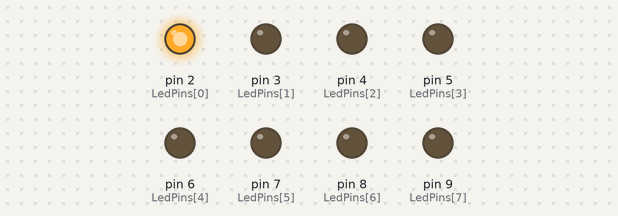
Bench run of a sketch on a simulated Arduino Uno, built with avr-gcc and run on an emulated ATmega328P. On the bench: output pins drawn as LEDs (lit = HIGH).

Above: at 0.05 s.
At 0.75 s:
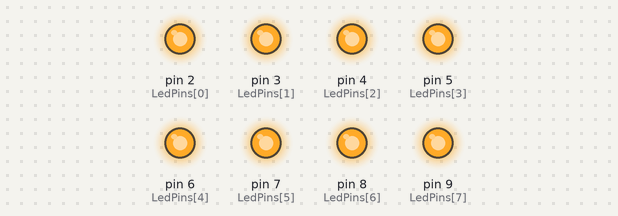
At 1.55 s:
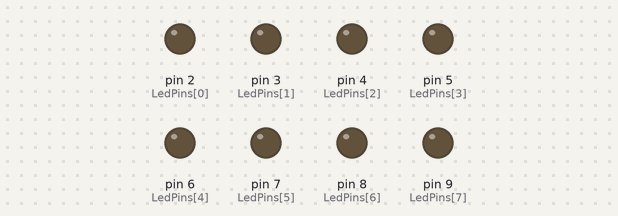
At 3.05 s:
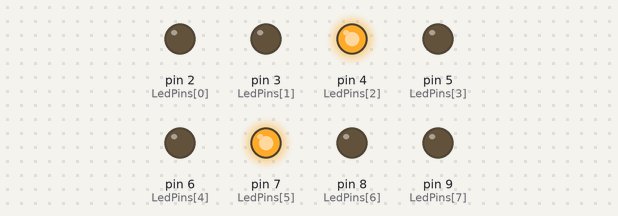
At 4.55 s:
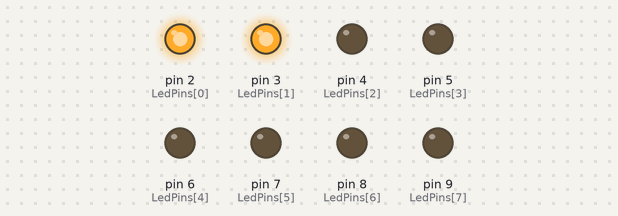
At 6.0 s:
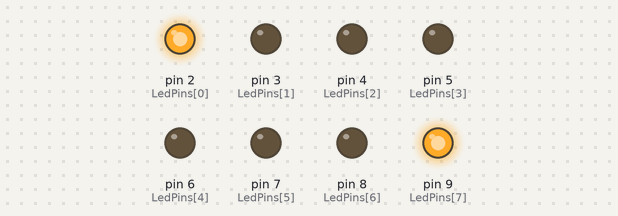
Timing chart, 0 to 7.4 s (numbered marks = the images above):
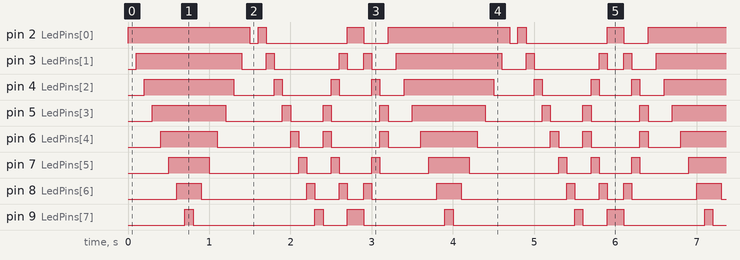

Measured:
- by itself, pin 2 (LedPins[0]): repeats every 3.2 s: LOW 0.10 s, HIGH 0.10 s, LOW 1.0 s, HIGH 0.20 s, LOW 0.30 s, HIGH 1.5 s
- by itself, pin 3 (LedPins[1]): repeats every 3.2 s: LOW 0.30 s, HIGH 0.10 s, LOW 0.80 s, HIGH 0.10 s, LOW 0.20 s, HIGH 0.10 s, LOW 0.30 s, HIGH 1.3 s
- by itself, pin 4 (LedPins[2]): repeats every 3.2 s: LOW 0.50 s, HIGH 0.10 s, LOW 0.60 s, HIGH 0.10 s, LOW 0.40 s, HIGH 0.10 s, LOW 0.30 s, HIGH 1.1 s
- by itself, pin 7 (LedPins[5]): repeats every 3.2 s: LOW 1.1 s, HIGH 0.10 s, LOW 0.30 s, HIGH 0.10 s, LOW 0.40 s, HIGH 0.10 s, LOW 0.60 s, HIGH 0.50 s
- by itself, pin 8 (LedPins[6]): repeats every 3.2 s: LOW 1.3 s, HIGH 0.10 s, LOW 0.30 s, HIGH 0.10 s, LOW 0.20 s, HIGH 0.10 s, LOW 0.80 s, HIGH 0.30 s
- by itself, pin 9 (LedPins[7]): repeats every 3.2 s: LOW 1.5 s, HIGH 0.10 s, LOW 0.30 s, HIGH 0.20 s, LOW 1.0 s, HIGH 0.10 s
- by itself, pin 5 (LedPins[3]): repeats every 3.2 s: LOW 0.70 s, HIGH 0.10 s, LOW 0.40 s, HIGH 0.10 s, LOW 0.60 s, HIGH 0.10 s, LOW 0.30 s, HIGH 0.90 s
- by itself, pin 6 (LedPins[4]): repeats every 3.2 s: LOW 0.90 s, HIGH 0.10 s, LOW 0.30 s, HIGH 0.10 s, LOW 0.60 s, HIGH 0.10 s, LOW 0.40 s, HIGH 0.70 s

The sketch:

multiple_led.ino
```cpp
/*     ---------------------------------------------------------
 *     |  Arduino Experimentation Kit Example Code             |
 *     |  CIRC-02 .: 8 LED Fun :. (Multiple LEDs)   |
 *     ---------------------------------------------------------
 *
 *  A few Simple LED animations
 *
 * For more information on this circuit http://tinyurl.com/d2hrud
 *
 */

//#pragma once

#define countof(a) (sizeof(a) / sizeof(a[0]))
//#include <Common.h>

int const LedPins[] =
{
  2, 3, 4, 5, 6, 7, 8, 9
};
int const LedPinCount = countof(LedPins);
int const DelayTime = 100;

void setup()
{
  for (int i = 0; i < LedPinCount; ++i)
  {
    pinMode(LedPins[i], OUTPUT);
  }
}

void loop()
{
  clearAll();
  oneAfterAnotherLoop();
  clearAll();
  oneOnAtATime();
  clearAll();
  inAndOut();
}

void clearAll()
{
  for (int i = 0; i < LedPinCount; ++i)
  {
    digitalWrite(LedPins[i], LOW);
  }
}

void oneAfterAnotherLoop()
{
  for (int i = 0; i < LedPinCount; ++i)
  {
    digitalWrite(LedPins[i], HIGH);
    delay(DelayTime);
  }

  for (int i = LedPinCount - 1; i >= 0; --i)
  {
    digitalWrite(LedPins[i], LOW);
    delay(DelayTime);
  }
}

void oneOnAtATime()
{
  for (int i = 0; i < LedPinCount; ++i)
  {
    int previous = i == 0
      ? LedPinCount - 1
      : i - 1;

    digitalWrite(LedPins[i], HIGH);
    digitalWrite(LedPins[previous], LOW);
    delay(DelayTime);
  }
}

void inAndOut()
{
  //runs the LEDs out from the middle
  for (int i = 0; i <= 3; i++) {
    int previous = i - 1;  //Calculate which LED was turned on last time through
    if (i == 0) {        //for i = 1 to 7 this is i minus 1 (i.e. if i = 2 we will
      previous = 3;        //turn on LED 2 and off LED 1)
    }                    //however if i = 0 we don't want to turn of led -1 (doesn't exist)
    //instead we turn off LED 7, (looping around)
    int onLED1 = 3 - i;       //this is the first LED to go on ie. LED #3 when i = 0 and LED
    //#0 when i = 3
    int onLED2 = 4 + i;       //this is the first LED to go on ie. LED #4 when i = 0 and LED
    //#7 when i = 3
    int previous1 = 3 - previous; //turns off the LED we turned on last time
    int previous2 = 4 + previous; //turns off the LED we turned on last time

    digitalWrite(LedPins[onLED1], HIGH);
    digitalWrite(LedPins[onLED2], HIGH);
    digitalWrite(LedPins[previous1], LOW);
    digitalWrite(LedPins[previous2], LOW);
    delay(DelayTime);
  }

  //runs the LEDs into the middle
  for (int i = 3; i >= 0; i--) {
    int previous = i + 1;  //Calculate which LED was turned on last time through
    if (i == 3) {        //for i = 1 to 7 this is i minus 1 (i.e. if i = 2 we will
      previous = 0;        //turn on LED 2 and off LED 1)
    }                    //however if i = 0 we don't want to turn of led -1 (doesn't exist)
    //instead we turn off LED 7, (looping around)
    int onLED1 = 3 - i;       //this is the first LED to go on ie. LED #3 when i = 0 and LED
    //#0 when i = 3
    int onLED2 = 4 + i;       //this is the first LED to go on ie. LED #4 when i = 0 and LED
    //#7 when i = 3
    int previous1 = 3 - previous; //turns off the LED we turned on last time
    int previous2 = 4 + previous; //turns off the LED we turned on last time

    digitalWrite(LedPins[onLED1], HIGH);
    digitalWrite(LedPins[onLED2], HIGH);
    digitalWrite(LedPins[previous1], LOW);
    digitalWrite(LedPins[previous2], LOW);
    delay(DelayTime);
  }
}
```
